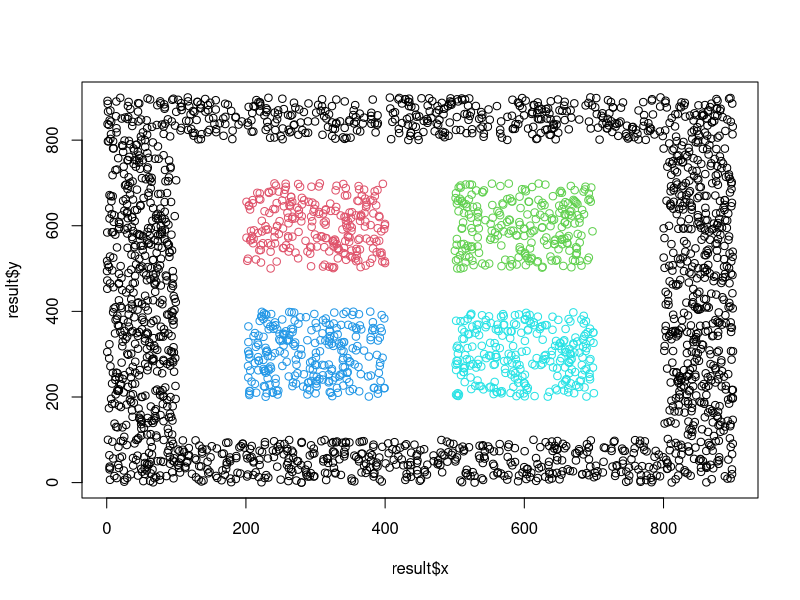

The R script that drew this image:
n <- 5000
x <- runif(n, 0, 900)
y <- runif(n, 0, 900)

df <- data.frame(x, y)

labirynth_quadrants <- c(
  1, 1, 1, 1, 1, 1, 1, 1, 1,
  1, 0, 0, 0, 0, 0, 0, 0, 1,
  1, 0, 2, 2, 0, 3, 3, 0, 1,
  1, 0, 2, 2, 0, 3, 3, 0, 1,
  1, 0, 0, 0, 0, 0, 0, 0, 1,
  1, 0, 4, 4, 0, 5, 5, 0, 1,
  1, 0, 4, 4, 0, 5, 5, 0, 1,
  1, 0, 0, 0, 0, 0, 0, 0, 1,
  1, 1, 1, 1, 1, 1, 1, 1, 1
)

labirynthCluster <- function(x, y)
{
  labirynth_quadrants[((900 - y) %/% 100) * 9 + (x %/% 100) + 1]
}

result <- data.frame()
labels <- data.frame()
for (i in 1:nrow(df))
{
  cluster <- labirynthCluster(df[i,]$x, df[i,]$y)
  if (cluster != 0)
  {
    result <- rbind(result, df[i,])
    labels <- rbind(labels, data.frame(cluster = cluster))
  }
}

plot(result$x, result$y, col = labels[[1]])

baseDir <- file.path(getwd(), "my_benchmark")
if (!dir.exists(baseDir))
  dir.create(baseDir, recursive = TRUE)

write.table(result, file = file.path(baseDir, "windows.data.csv"), row.names = FALSE, col.names = FALSE)
write.table(labels, file = file.path(baseDir, "windows.labels0.csv"), row.names = FALSE, col.names = FALSE)
